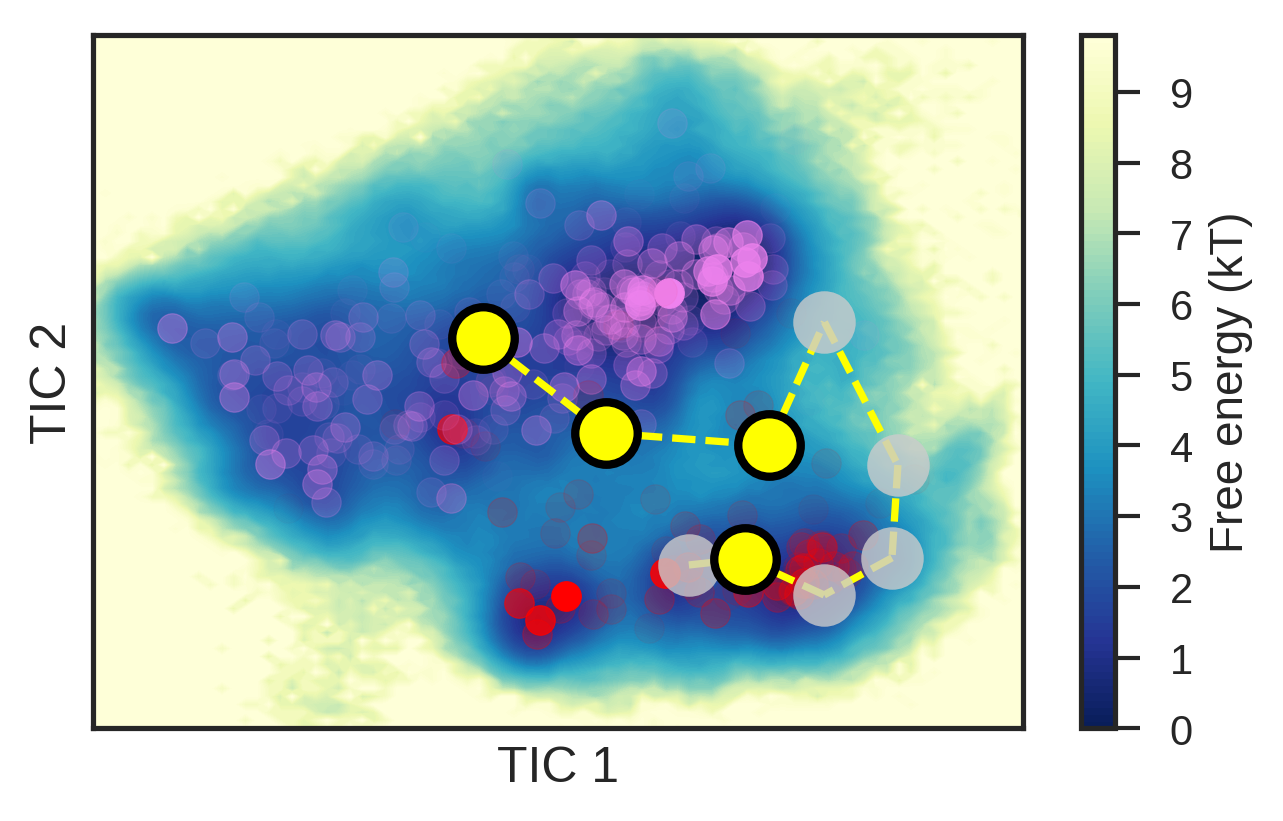

This chart was generated by the following Python code:
import matplotlib
matplotlib.use('Agg')

import mdtraj as md
import numpy as np
import matplotlib.pyplot as plt

import pyemma.coordinates as coor
import pyemma.msm as msm
import pyemma.plots as mplt

Y = np.load('../MSM-analysis/WT-pro-2macro-27-commute-lag100-stride-working/tica_projection.npy')

Y1 = [y[:,0] for y in Y]
Y2 = [y[:,1] for y in Y]

clkmeans_clustercenters = np.load('../MSM-analysis/WT-pro-2macro-27-commute-lag100-stride-working/clkmeans_clustercenters.npy')

clkmeans_dtrajs = np.load('../MSM-analysis/WT-pro-2macro-27-commute-lag100-stride-working/clkmeans_dtrajs.npy')

clkmeans_dtrajs = clkmeans_dtrajs.tolist()

HMM = msm.bayesian_hidden_markov_model(clkmeans_dtrajs,2,lag=100)

state_1_colors = HMM.metastable_distributions[0]/max(HMM.metastable_distributions[0])
state_2_colors = HMM.metastable_distributions[1]/max(HMM.metastable_distributions[1])

path_to_trajs = '../MSM-analysis/DDR1_WT_pro_plus_OG_trajectories/*.h5'
from glob import glob
filenames = sorted(glob(path_to_trajs))

print('These are our trajectories that flip.')
print(filenames[16],filenames[42],filenames[145],filenames[149])

import seaborn as sns
sns.set_style("ticks")

#We pick one of these trajectories and the frames of interest, as described in the directory 'picking_new_starting'

plt.figure(figsize=(5,3))
mplt.plot_free_energy(np.hstack(Y1),np.hstack(Y2),weights=np.hstack(HMM.trajectory_weights()),cmap='YlGnBu_r')
for i in range(len(clkmeans_clustercenters[:,0])):
    plt.scatter(clkmeans_clustercenters[i,0], clkmeans_clustercenters[i,1], color='red', s=50,alpha=(state_1_colors[i]))
    plt.scatter(clkmeans_clustercenters[i,0], clkmeans_clustercenters[i,1], color='violet', s=50,alpha=(state_2_colors[i]))
plt.plot([Y1[16][30],Y1[16][520]],[Y2[16][30],Y2[16][520]],color='yellow',linestyle='--')
plt.plot(Y1[16][30],Y2[16][30],'o',color='yellow',markersize=15,markeredgecolor='black',markeredgewidth=2)
plt.plot([Y1[16][520],Y1[16][3114]],[Y2[16][520],Y2[16][3114]],color='yellow',linestyle='--')
plt.plot(Y1[16][520],Y2[16][520],'o',color='yellow',markersize=15,markeredgecolor='black',markeredgewidth=2)
plt.plot([Y1[16][3114],Y1[16][3130]],[Y2[16][3114],Y2[16][3130]],color='yellow',linestyle='--')
plt.plot([Y1[16][3130],Y1[16][3845]],[Y2[16][3130],Y2[16][3845]],color='yellow',linestyle='--')
plt.plot([Y1[16][3845],Y1[16][5610]],[Y2[16][3845],Y2[16][5610]],color='yellow',linestyle='--')
plt.plot([Y1[16][5610],Y1[16][9906]],[Y2[16][5610],Y2[16][9906]],color='yellow',linestyle='--')
plt.plot([Y1[16][9906],Y1[16][10887]],[Y2[16][9906],Y2[16][10887]],color='yellow',linestyle='--')
plt.plot([Y1[16][10887],Y1[16][11113]],[Y2[16][10887],Y2[16][11113]],color='yellow',linestyle='--')
plt.plot(Y1[16][3114],Y2[16][3114],'o',color='yellow',markersize=15,markeredgecolor='black',markeredgewidth=2)
plt.plot(Y1[16][3130],Y2[16][3130],'o',color='0.8',markersize=15,alpha=0.8)
plt.plot(Y1[16][3845],Y2[16][3845],'o',color='0.8',markersize=15,alpha=0.8)
plt.plot(Y1[16][5610],Y2[16][5610],'o',color='0.8',markersize=15,alpha=0.8)
plt.plot(Y1[16][9906],Y2[16][9906],'o',color='0.8',markersize=15,alpha=0.8)
plt.plot(Y1[16][11113],Y2[16][11113],'o',color='0.8',markersize=15,alpha=0.8)
plt.plot(Y1[16][10887],Y2[16][10887],'o',color='yellow',markersize=15,markeredgecolor='black',markeredgewidth=2)
plt.xlabel('TIC 1',fontsize=12)
plt.xticks([])
plt.xlim((-75,87.5))
plt.ylabel('TIC 2',fontsize=12)
plt.yticks([])
plt.ylim((-60,60))
plt.gca().invert_xaxis()

plt.savefig('WT-Free-Energy-HMM.png',dpi=300,bbox_inches='tight')



